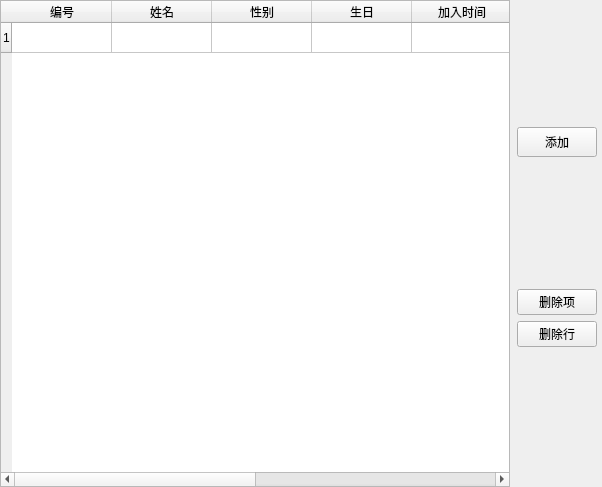
<?xml version="1.0" encoding="UTF-8"?>
<ui version="4.0">
 <class>StudentWidget</class>
 <widget class="QWidget" name="StudentWidget">
  <property name="geometry">
   <rect>
    <x>0</x>
    <y>0</y>
    <width>602</width>
    <height>487</height>
   </rect>
  </property>
  <property name="windowTitle">
   <string>Form</string>
  </property>
  <layout class="QHBoxLayout" name="horizontalLayout">
   <property name="leftMargin">
    <number>0</number>
   </property>
   <property name="topMargin">
    <number>0</number>
   </property>
   <property name="rightMargin">
    <number>0</number>
   </property>
   <property name="bottomMargin">
    <number>0</number>
   </property>
   <item>
    <widget class="QTableWidget" name="tableWidget">
     <property name="minimumSize">
      <size>
       <width>0</width>
       <height>0</height>
      </size>
     </property>
     <property name="baseSize">
      <size>
       <width>0</width>
       <height>0</height>
      </size>
     </property>
     <attribute name="horizontalHeaderDefaultSectionSize">
      <number>100</number>
     </attribute>
     <attribute name="horizontalHeaderStretchLastSection">
      <bool>false</bool>
     </attribute>
     <row/>
     <column>
      <property name="text">
       <string>编号</string>
      </property>
     </column>
     <column>
      <property name="text">
       <string>姓名</string>
      </property>
     </column>
     <column>
      <property name="text">
       <string>性别</string>
      </property>
     </column>
     <column>
      <property name="text">
       <string>生日</string>
      </property>
     </column>
     <column>
      <property name="text">
       <string>加入时间</string>
      </property>
     </column>
     <column>
      <property name="text">
       <string>学习目标</string>
      </property>
     </column>
     <column>
      <property name="text">
       <string>当前进度</string>
      </property>
     </column>
     <column>
      <property name="text">
       <string>照片</string>
      </property>
     </column>
    </widget>
   </item>
   <item>
    <layout class="QVBoxLayout" name="verticalLayout">
     <property name="leftMargin">
      <number>1</number>
     </property>
     <property name="rightMargin">
      <number>5</number>
     </property>
     <item>
      <spacer name="verticalSpacer">
       <property name="orientation">
        <enum>Qt::Vertical</enum>
       </property>
       <property name="sizeHint" stdset="0">
        <size>
         <width>20</width>
         <height>20</height>
        </size>
       </property>
      </spacer>
     </item>
     <item>
      <widget class="QPushButton" name="pushButton">
       <property name="minimumSize">
        <size>
         <width>20</width>
         <height>30</height>
        </size>
       </property>
       <property name="text">
        <string>添加</string>
       </property>
      </widget>
     </item>
     <item>
      <spacer name="verticalSpacer_2">
       <property name="orientation">
        <enum>Qt::Vertical</enum>
       </property>
       <property name="sizeHint" stdset="0">
        <size>
         <width>20</width>
         <height>30</height>
        </size>
       </property>
      </spacer>
     </item>
     <item>
      <widget class="QPushButton" name="pushButton_2">
       <property name="text">
        <string>删除项</string>
       </property>
      </widget>
     </item>
     <item>
      <widget class="QPushButton" name="pushButton_3">
       <property name="text">
        <string>删除行</string>
       </property>
      </widget>
     </item>
     <item>
      <spacer name="verticalSpacer_3">
       <property name="orientation">
        <enum>Qt::Vertical</enum>
       </property>
       <property name="sizeHint" stdset="0">
        <size>
         <width>20</width>
         <height>140</height>
        </size>
       </property>
      </spacer>
     </item>
    </layout>
   </item>
  </layout>
 </widget>
 <resources/>
 <connections/>
</ui>
